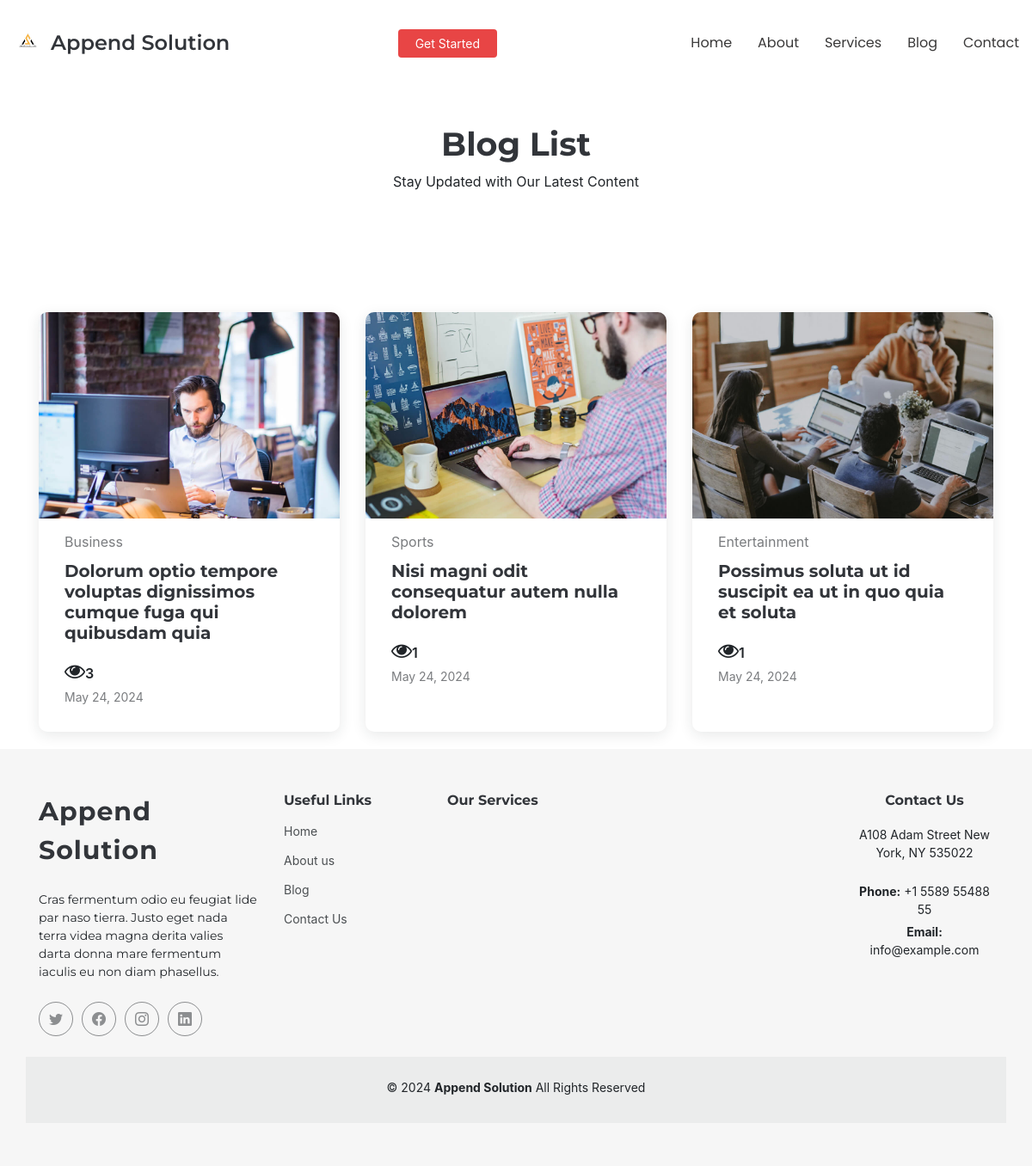
The app's page /blog-list/ with its own data.
### static_app/models.py (models this page shows)
class GlobalSetting(models.Model):
    text = models.TextField(null=True, blank=True)
    global_image = models.ImageField(
        upload_to="globalsetting/%Y/%m/%d/", null=True, blank=True
    )
    logo_image = models.ImageField(
        upload_to="globalsetting/%Y/%m/%d/", null=True, blank=True
    )
    global_url_insta = models.URLField(null=True, blank=True)
    global_url_facebook = models.URLField(null=True, blank=True)
    global_url_twitter = models.URLField(null=True, blank=True)
    global_url_linkedin = models.URLField(null=True, blank=True)
    insta_is_active = models.BooleanField(default=True)
    facebook_is_active = models.BooleanField(default=True)
    twitter_is_active = models.BooleanField(default=True)
    linkedin_is_active = models.BooleanField(default=True)
    created_at = models.DateField(auto_now_add=True)
    slug = models.CharField(max_length=250, unique=True, default=uuid.uuid4)

class Heading(models.Model):
    services = models.TextField(max_length=250, null=True, blank=True)
    portfolio = models.TextField(max_length=250, null=True, blank=True)
    faq = models.TextField(max_length=250, null=True, blank=True)
    team = models.TextField(max_length=250, null=True, blank=True)
    call_to_action = models.TextField(max_length=250, null=True, blank=True)
    testimonials = models.TextField(max_length=250, null=True, blank=True)
    recent_posts = models.TextField(max_length=250, null=True, blank=True)
    contact = models.TextField(max_length=250, null=True, blank=True)

class Blog(models.Model):
    blog_header= models.CharField(max_length=250, null=True, blank=True)
    blog_title = models.CharField(max_length=250, null=True, blank=True)
    blog_video = models.FileField(upload_to="Blog/", null=True, blank=True)
    blog_image = models.ImageField(upload_to="Blog/%Y/%m/%d/", null=True, blank=True)
    blog_type = models.CharField(max_length=250, null=True, blank=True)
    visitor = models.IntegerField(default=0, null=True, blank=True)
    meta_description = RichTextField(null=True, blank=True)
    created_at = models.DateField(auto_now_add=True)
    slug = models.CharField(max_length=250, unique=True, default=uuid.uuid4)

class CustomerService(models.Model):
    tollfree1 = models.CharField(max_length=250, null=True, blank=True)
    tollfree2 = models.CharField(max_length=250, null=True, blank=True)
    email = models.EmailField(unique=False)
    address = models.CharField(max_length=250, null=True, blank=True)
    servicehours = models.TextField(null=True,blank=True)
    iphonelink = models.CharField(max_length=250, null=True, blank=True)
    androidlink = models.CharField(max_length=250, null=True, blank=True)
    created_at = models.DateField(auto_now_add=True)
    slug = models.CharField(max_length=250, unique=True, default=uuid.uuid4)

### static_app/views.py (the view)
# urls.py: path('blog-list/', views.BlogList, name='blog_list'),
def BlogList(request):
    template_name="web/blog.html"
    globlesetting=GlobalSetting.objects.get(id=1)
    costomer_service=CustomerService.objects.get(id=1)
    heading=Heading.objects.get(id=1)
    blog=Blog.objects.all()
    return render(request, template_name,{'blog':blog,'costomer_service':costomer_service,'heading':heading,'globlesetting':globlesetting})

### templates/web/blog.html (shortened to what this page needs)
{% extends 'web/base/base.html' %}
{% load static %}
{% block content %}
{% include 'web/base/header.html'%}
<body class="blog-page">
  <main class="main">
    <div class="page-title" data-aos="fade">
      <nav class="breadcrumbs">
        <div class="container" style="margin-top:revert; !impotant">
          <ol>
            <li><a href="{% url 'home' %}">Home</a></li>
            <li class="current">Blog List</li>
          </ol>
        </div>
      </nav>
      <div class="heading">
        <div class="container">
          <div class="row d-flex justify-content-center text-center">
            <div class="col-lg-8">
              <h1>Blog List</h1>
              <p class="mb-0">{{heading.recent_posts}}</p>
            </div>
          </div>
        </div>
      </div>
    </div>
    <section id="blog-posts" class="blog-posts section">
      <div class="container">
        <div class="row gy-4">
          {% for i in blog %}
          <div class="col-lg-4">
            <article>
              <div class="post-img">
                <img src="{{i.blog_image.url}}" alt="" class="img-fluid">
              </div>
              <p class="post-category">{{i.blog_type}}</p>
              <h2 class="title">
                <a href="{% url 'blog_detail' i.slug %}">{{i.blog_title}}</a>
              </h2>
              <div class="d-flex align-items-center">
                <div class="post-meta">
                  <p class="post-author"><i class="fa fa-eye" style="font-size:24px"></i>{{i.visitor}}</p>
                  <p class="post-date">
                    <time datetime="2022-01-01">{{i.created_at}}</time>
                  </p>
                </div>
              </div>
            </article>
          </div>
          {% endfor %}
        </div>
      </div>
    </section>
  </main>
</body>
{% include 'web/base/footer.html' %}
{% endblock content %}

### templates/web/base/base.html (shortened to what this page needs)
{% load static %}
<html>
    <head>
        <link href='{% static "vendor/bootstrap/css/bootstrap.min.css" %}' rel="stylesheet">
        <link href='{% static "vendor/bootstrap-icons/bootstrap-icons.css" %}' rel="stylesheet">
        <link href='{% static "vendor/glightbox/css/glightbox.min.css" %}' rel="stylesheet">
        <link href='{% static "vendor/swiper/swiper-bundle.min.css" %}' rel="stylesheet">
        <link href="https://cdnjs.cloudflare.com/ajax/libs/toastr.js/latest/toastr.min.css" rel="stylesheet" />
        <link href="https://cdnjs.cloudflare.com/ajax/libs/toastr.js/latest/toastr.css" rel="stylesheet" />
        <link rel="stylesheet" href="https://cdnjs.cloudflare.com/ajax/libs/font-awesome/4.7.0/css/font-awesome.min.css">
        <link href='{% static "css/main.css" %}' rel="stylesheet">
<link href="https://stackpath.bootstrapcdn.com/bootstrap/4.5.2/css/bootstrap.min.css" rel="stylesheet">
    </head>
    {% block content %}
    {% endblock content %}
</html>

### templates/web/base/header.html (shortened to what this page needs)
{% load static %}
<header id="header" class="header d-flex align-items-center fixed-top">
    <div class="container-fluid position-relative d-flex align-items-center justify-content-between">
      <a href="{% url 'home' %}" class="logo d-flex align-items-center me-auto me-xl-0">
        <img src="{{globlesetting.logo_image.url}}" alt="">
        <h1 class="sitename">Append Solution</h1>
      </a>
      <nav id="navmenu" class="navmenu">
        <ul>
          <li><a href="{% url 'home' %}" class="">Home</a></li>
          <li><a href="{% url 'about_us' %}">About</a></li>
          <li><a href="{% url 'services_list' %}">Services</a></li>
          <li><a href="{% url 'blog_list' %}">Blog</a></li>
          <li><a href="{% url 'contact_us' %}">Contact</a></li>
        </ul>
      </nav>
      <a class="btn-getstarted" href="{% url 'contact_us' %}">Get Started</a>
    </div>
  </header>

### templates/web/base/footer.html (shortened to what this page needs)
{% load static %}
<footer id="footer" class="footer position-relative">
    <div class="container footer-top">
      <div class="row gy-4">
        <div class="col-lg-3 col-md-12 footer-about">
          <a href="{% url 'home' %}" class="logo d-flex align-items-center">
            <span class="sitename">Append Solution</span>
          </a>
          <p>{{globlesetting.text}}</p>
          <div class="social-links d-flex mt-4">
            {% if globlesetting.twitter_is_active %}
            <a href="{{globlesetting.global_url_twitter}}"><i class="bi bi-twitter"></i></a>
            {% endif %}
            {% if globlesetting.facebook_is_active %}
            <a href="{{globlesetting.global_url_facebook}}"><i class="bi bi-facebook"></i></a>
            {% endif %}
            {% if globlesetting.insta_is_active %}
            <a href="{{globlesetting.global_url_insta}}"><i class="bi bi-instagram"></i></a>
            {% endif %}
            {% if globlesetting.linkedin_is_active %}
            <a href="{{globlesetting.global_url_linkedin}}"><i class="bi bi-linkedin"></i></a>
            {% endif %}
          </div>
        </div>
        <div class="col-lg-2 col-6 footer-links">
          <h4>Useful Links</h4>
          <ul>
            <li><a href="{% url 'home' %}">Home</a></li>
            <li><a href="{% url 'about_us' %}">About us</a></li>
            <li><a href="{% url 'blog_list' %}">Blog</a></li>
            <li><a href="{% url 'contact_us' %}">Contact Us</a></li>
          </ul>
        </div>
        <div class="col-lg-5 col-6 footer-links">
          <h4>Our Services</h4>
        </div>
        <div class="col-lg-2 col-md-12 footer-contact text-center text-md-start">
          <h4>Contact Us</h4>
          <p>{{costomer_service.address}}</p>
          <p class="mt-4"><strong>Phone:</strong> <span>{{costomer_service.tollfree1}}</span></p>
          <p><strong>Email:</strong> <span>{{costomer_service.email}}</span></p>
        </div>
      </div>
    </div>
    <div class="container copyright text-center mt-4">
      <p>© <script> document.write(new Date().getFullYear()); </script> <strong class="sitename">Append Solution</strong> <span>All Rights Reserved</span></p>
    </div>
  </footer>

### records on screen
GlobalSetting: logo_image (picture), text "Cras fermentum odio eu feugiat lide par naso tierra. Justo eget nada terra videa magna derita valies darta donna mare fermentum iaculis eu non diam phasellus."
Heading: recent_posts "Stay Updated with Our Latest Content"
Blog: blog_image (picture), blog_type "Business", blog_title "Dolorum optio tempore voluptas dignissimos cumque fuga qui quibusdam quia", visitor "3", created_at "May 24, 2024"
Blog: blog_image (picture), blog_type "Sports", blog_title "Nisi magni odit consequatur autem nulla dolorem", visitor "1", created_at "May 24, 2024"
Blog: blog_image (picture), blog_type "Entertainment", blog_title "Possimus soluta ut id suscipit ea ut in quo quia et soluta", visitor "1", created_at "May 24, 2024"
CustomerService: address "A108 Adam Street New York, NY 535022", tollfree1 "+1 5589 55488 55", email "info@example.com"
